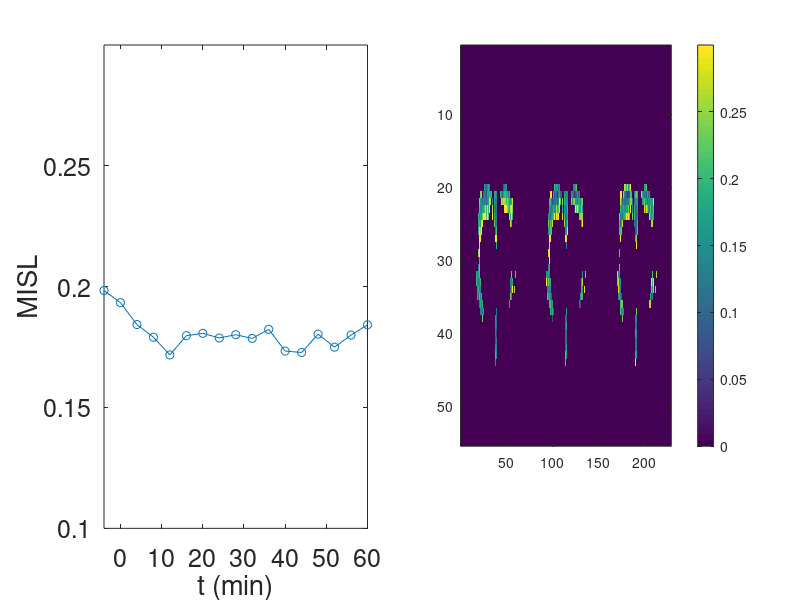

Here is the MATLAB script that generated this plot: (Note: this script raises an error after producing the figure.)
clc, clear all, close all;
addpath(genpath(pwd));

%% load data
load("Data/Fig5_MISL_Saline.mat")
for m = 1:size(img_misl,3)
    img_temp = img_misl(:,:,m);
    roi_temp = roi(:,:,m);
    dynamic(m) = mean(img_temp(roi_temp==1));
end

%% maps to display
disp_xrg = 6:60;
disp_yrg = 11:86;
img_base = mean(img_misl(disp_xrg,disp_yrg,1:2),3).*double(roi(disp_xrg,disp_yrg,1));
img_28min = img_misl(disp_xrg,disp_yrg,9).*double(roi(disp_xrg,disp_yrg,9));
img_60min = img_misl(disp_xrg,disp_yrg,17).*double(roi(disp_xrg,disp_yrg,17));
img_all = [img_base,img_28min,img_60min];

%% display dynamic curve and maps
t = -4:4:60; % in min
figure,set(gcf,'unit','normalized','position',[0.15,0.4,0.8,0.2],'color','w');
subplot(1,2,1),plot(t, dynamic,'-o',LineWidth=2,MarkerSize=8); set(gca,'fontsize',18);
xlabel("t (min)"); ylabel("MISL"); xlim([min(t),max(t)]); ylim([0.1,0.3]);
subplot(1,2,2),imagesc(img_all); colorbar; caxis([0,0.3]); mycolormap(1);axis off; set(gca,'fontsize',18);


